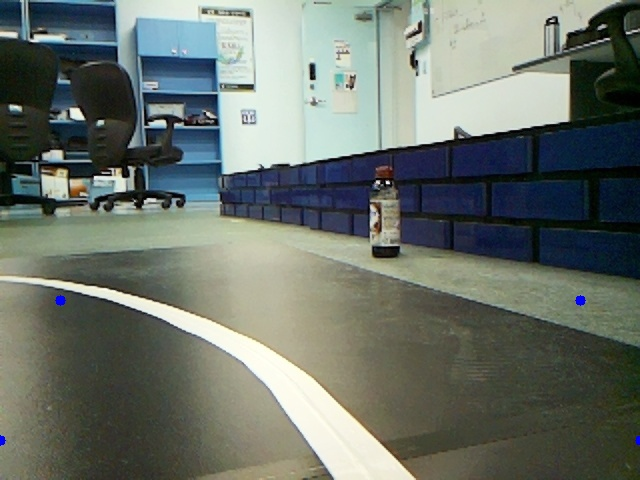
#> input picture sliding_window/clahe_image.jpg, 640 x 480 px
$ python -i image_processor.py   (imports and definitions only)
#> lines starting #> are read from the running program, lines starting #| are printed output that depends on the picture; after the words box and inside, x2 and y2 are one past the last pixel; in counts of white or black regions, pixels touching at a corner belong together
#> further down, picture is the input picture: shape (480, 640, 3); mean B, G, R 106.8, 114.7, 106.9
# image_processor.py
"""
이미지 전처리를 위한 클래스
CLAHE, 이진화, 모폴로지 연산 등을 수행
"""

import cv2
import numpy as np

class ImageProcessor:
    @staticmethod
    def contrast_clahe(image):
        """
        CLAHE(Contrast Limited Adaptive Histogram Equalization)를 적용하여
        이미지의 대비를 향상시킴

        Args:
            image: 입력 이미지
        Returns:
            대비가 향상된 이미지
        """
        clahe = cv2.createCLAHE(clipLimit=0.2, tileGridSize=(8, 8))
        ycrcb_mat = cv2.cvtColor(image, cv2.COLOR_BGR2YCrCb)
        ycrcb_planes = list(cv2.split(ycrcb_mat))
        ycrcb_planes[0] = clahe.apply(ycrcb_planes[0])  # 밝기 채널에만 CLAHE 적용
        ycrcb_mat = cv2.merge(ycrcb_planes)
        return cv2.cvtColor(ycrcb_mat, cv2.COLOR_YCrCb2BGR)

    @staticmethod
    def binary_threshold(image):
        """
        HLS 색공간과 Otsu 이진화를 결합하여 차선을 검출

        Args:
            image: 입력 이미지
        Returns:
            이진화된 이미지
        """
        # 노이즈 제거를 위한 가우시안 블러
        blur = cv2.GaussianBlur(image, (5, 5), 0)

        # HLS 색공간에서 흰색 차선 검출
        img_hls = cv2.cvtColor(blur, cv2.COLOR_BGR2HLS)
#> img_hls: shape (480, 640, 3); mean of channels 0, 1, 2 56.2, 108.9, 55.8
        lower_white = np.array([0, 200, 0])
        upper_white = np.array([255, 255, 255])
        hls_mask = cv2.inRange(img_hls, lower_white, upper_white)
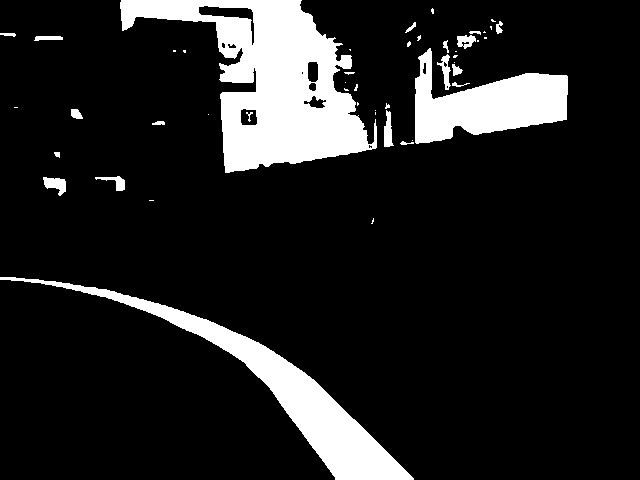
#> hls_mask: shape (480, 640); 13.2% white; 48 white regions (26 under 20 px), largest, box (x1, y1, x2, y2) and area: (120, 0, 377, 173) 20189, (0, 277, 414, 480) 10821, (415, 48, 568, 144) 7770

        # Otsu 이진화로 보완
        gray = cv2.cvtColor(image, cv2.COLOR_BGR2GRAY)
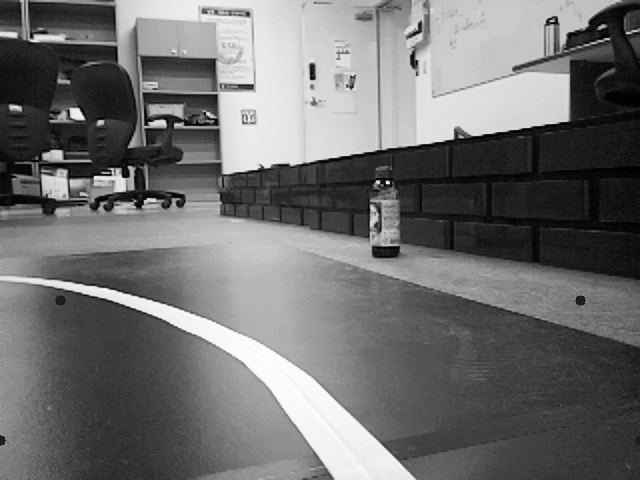
#> gray: shape (480, 640); min 0, max 254, mean 111.5
        _, otsu_mask = cv2.threshold(gray, 0, 255, cv2.THRESH_BINARY + cv2.THRESH_OTSU)
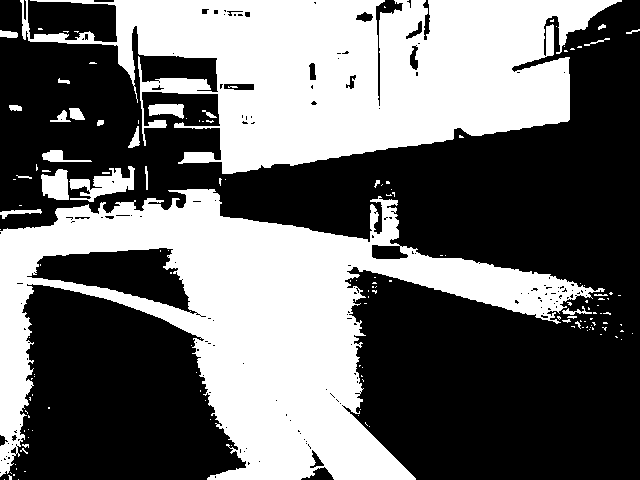
#> otsu_mask: shape (480, 640); 42.1% white; 145 white regions (121 under 20 px), largest, box (x1, y1, x2, y2) and area: (0, 189, 605, 480) 65775, (20, 0, 622, 174) 59341, (69, 166, 135, 202) 1091

        return cv2.bitwise_and(hls_mask, otsu_mask)

    @staticmethod
    def morphological_transform(image):
        """
        모폴로지 닫힘 연산으로 노이즈 제거 및 끊어진 차선 연결

        Args:
            image: 이진화된 이미지
        Returns:
            모폴로지 연산이 적용된 이미지
        """
        kernel = np.ones((6, 6), np.uint8)
        return cv2.morphologyEx(image, cv2.MORPH_CLOSE, kernel)

>>> import cv2
>>> picture = cv2.imread('clahe_image.jpg')
>>> result = ImageProcessor().binary_threshold(picture)
